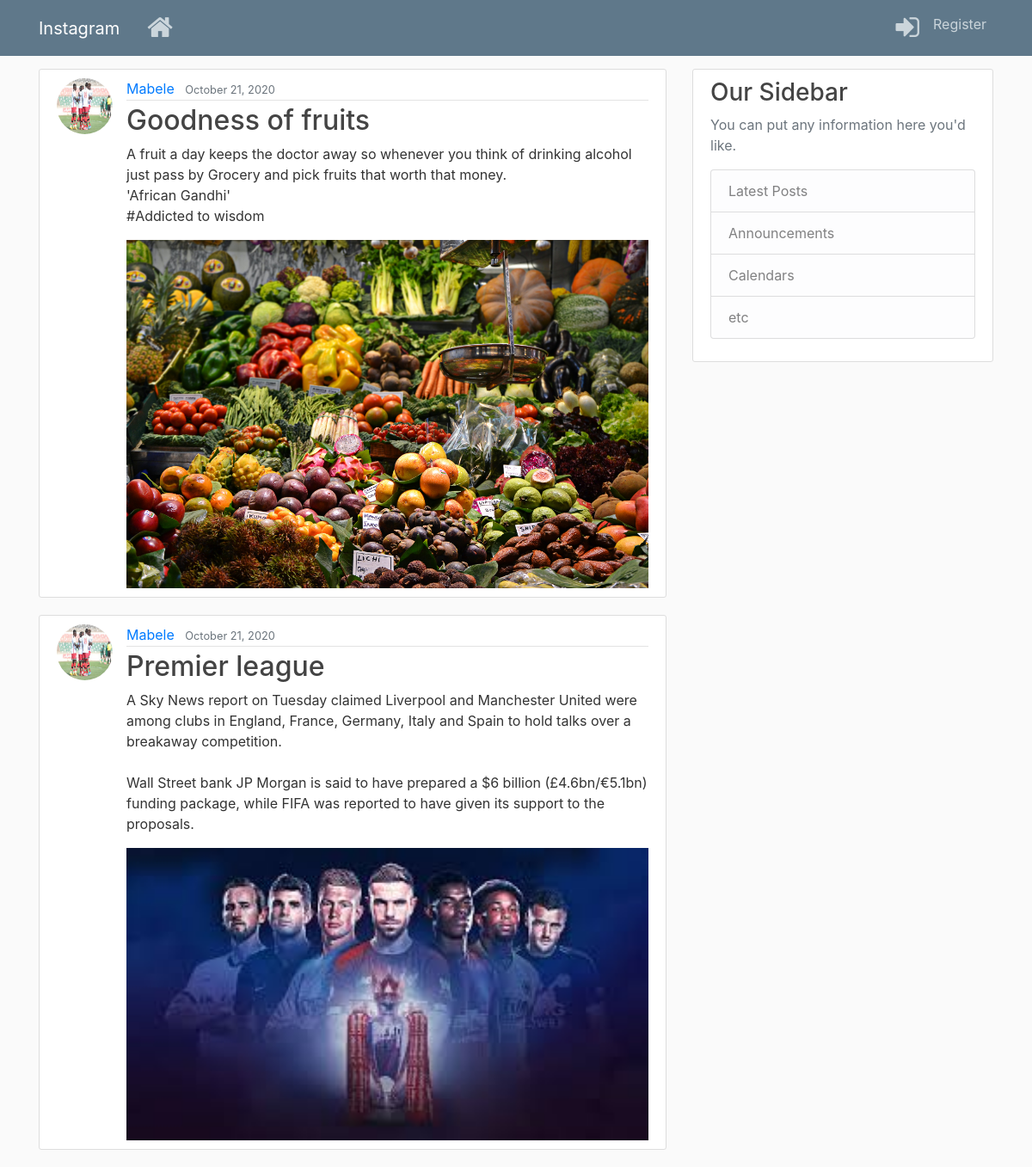
The page / on the database its author committed.
### insta/models.py (models this page shows, shortened)
class Post(models.Model):
    image = models.ImageField(upload_to='posts/')
    title = models.CharField(max_length=100)
    content = models.TextField()
    date_posted = models.DateTimeField(default=timezone.now)
    author = models.ForeignKey(User,on_delete=models.CASCADE)

### user/models.py (models this page shows, shortened)
class Profile(models.Model):
    user = models.OneToOneField(User, on_delete=models.CASCADE)
    image = models.ImageField(default='default.jpg', upload_to='profile_pics')

### insta/views.py (the view)
# urls.py: path('', PostListView.as_view(), name='instagram-home'),
class PostListView(ListView):
    model = Post
    template_name = 'insta/home.html'
    context_object_name = 'posts'
    ordering = ['-date_posted']

### insta/templates/insta/home.html
{% extends 'insta/base.html' %}
{% block content %}
    {% for post in posts %}
        <article class="media content-section">
            <img class="rounded-circle article-img" src="{{ post.author.profile.image.url }}" alt="">
            <div class="media-body">
            <div class="article-metadata">
                <a class="mr-2" href="#">{{ post.author }}</a>
                <small class="text-muted">{{ post.date_posted|date:"F d, Y" }}</small>
            </div>
            <h2><a class="article-title" href="{% url 'post-detail' post.id %}">{{ post.title }}</a></h2>
            <p class="article-content">{{ post.content }}</p>
            <img height="100%" width="100%" src= "{{ post.image.url }}">
            </div>
        </article>
    {% endfor %}
{% endblock content %}

### insta/templates/insta/base.html (shortened to what this page needs)
{% load static %}
<!DOCTYPE html>
<html lang="en">
<head>
    <link rel="stylesheet" href="https://stackpath.bootstrapcdn.com/bootstrap/4.3.1/css/bootstrap.min.css">
    <link rel="stylesheet" href="{% static 'insta/main.css' %}">
    <link rel="stylesheet" href="https://cdnjs.cloudflare.com/ajax/libs/font-awesome/4.7.0/css/font-awesome.min.css">
</head>
<body>
    <header class="site-header">
        <nav class="navbar navbar-expand-md navbar-dark bg-steel fixed-top">
          <div class="container">
            <a class="navbar-brand mr-4" href="{% url 'instagram-home'%}">Instagram</a>
            <div class="collapse navbar-collapse" id="navbarToggle">
              <div class="navbar-nav mr-auto">
                <a class="nav-item nav-link" href="{% url 'instagram-home'%}"><i class="fa fa-home fa-2x" aria-hidden=""></i></a>
              </div>
              <div class="navbar-nav">
                {% if user.is_authenticated %}
                  <a class="nav-item nav-link" href="{% url 'post-create' %}">New Post</a>
                  <a class="nav-item nav-link" href="{% url 'profile' %}">Profile</a>
                  <a class="nav-item nav-link" href="{% url 'logout' %}">Logout</a>
                {% else %}
                  <a class="nav-item nav-link" href="{% url 'login' %}"><i class="fa fa-sign-in fa-2x" aria-hidden="true"></i>
                  </a>
                  <a class="nav-item nav-link" href="{% url 'register' %}">Register</a>
                {% endif %}
              </div>
            </div>
          </div>
        </nav>
      </header>
      <main role="main" class="container">
        <div class="row">
          <div class="col-md-8">
            {% block content %}{% endblock %}
          </div>
          <div class="col-md-4">
            <div class="content-section">
              <h3>Our Sidebar</h3>
              <p class='text-muted'>You can put any information here you'd like.
                <ul class="list-group">
                  <li class="list-group-item list-group-item-light">Latest Posts</li>
                  <li class="list-group-item list-group-item-light">Announcements</li>
                  <li class="list-group-item list-group-item-light">Calendars</li>
                  <li class="list-group-item list-group-item-light">etc</li>
                </ul>
              </p>
            </div>
          </div>
        </div>
      </main>
</body>
</html>

### insta/static/insta/main.css (style rules this page uses)
body { background: #fafafa; color: #333333; margin-top: 5rem; }
h1, h2, h3, h4, h5, h6 { color: #444444; }
ul { margin: 0; }
.bg-steel { background-color: #5f788a; }
.site-header .navbar-nav .nav-link { color: #cbd5db; }
.content-section { background: #ffffff; padding: 10px 20px; border: 1px solid #dddddd; border-radius: 3px; margin-bottom: 20px; }
.article-title { color: #444444; }
.article-content { white-space: pre-line; }
.article-img { height: 65px; width: 65px; margin-right: 16px; }
.article-metadata { padding-bottom: 1px; margin-bottom: 4px; border-bottom: 1px solid #e3e3e3 }

### rows shown on the page
Post: author.profile.image (picture), author "Mabele", date_posted "October 21, 2020", title "Goodness of fruits", content "A fruit a day keeps the doctor away so whenever you think of drinking alcohol just pass by Grocery and pick fruits that worth that money. 'African Gandhi' #Addicted to wisdom", image (picture)
Post: author.profile.image (picture), author "Mabele", date_posted "October 21, 2020", title "Premier league", content "A Sky News report on Tuesday claimed Liverpool and Manchester United were among clubs in England, France, Germany, Italy and Spain to hold talks over a breakaway competition. Wall Street bank JP Morgan is said to have prepared a $6 billion (£4.6bn/€5.1bn) funding package, while FIFA was reported to have given its support to the proposals.", image (picture)
